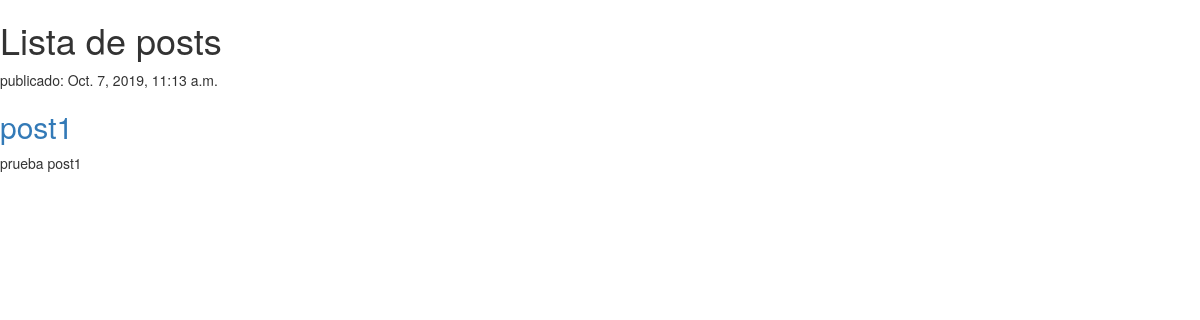
Before: / with the older database file.
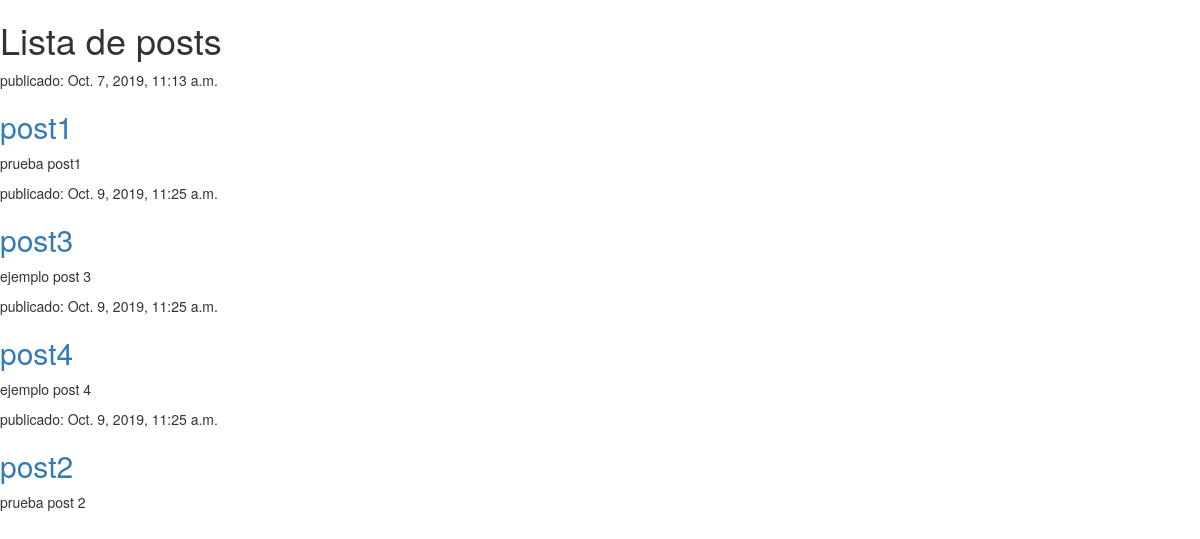
After: the same page with the newer database file.
### blog/models.py (models this page shows)
class Post(models.Model):
    author = models.ForeignKey('auth.User', on_delete=models.CASCADE)
    title = models.CharField(max_length=200)
    text = models.TextField()
    created_date = models.DateTimeField(
        default=timezone.now)
    published_date = models.DateTimeField(
        blank=True, null=True)

### blog/views.py (the view)
# urls.py: path('', views.post_list, name='post_list'),
def post_list(request):
    posts = Post.objects.filter(published_date__lte=timezone.now()).order_by('published_date')
    return render(request, 'blog/post_list.html', {'posts': posts})

### blog/templates/blog/post_list.html (shortened to what this page needs)
{% load staticfiles %}
<html>
    <head>
        <link rel="stylesheet" href="//maxcdn.bootstrapcdn.com/bootstrap/3.2.0/css/bootstrap.min.css">
        <link rel="stylesheet" href="//maxcdn.bootstrapcdn.com/bootstrap/3.2.0/css/bootstrap-theme.min.css">
        <link rel="stylesheet" href="{% static 'css/blog.css' %}">
    </head>
    <body>
        <h1>Lista de posts</h1>
        {% for post in posts %}
            <div>
                <p> publicado: {{ post.published_date }}</p>
                <h2><a href="">{{ post.title }}</a></h2>
                <p>{{ post.text|linebreaksbr }}</p>
            </div>
        {% endfor %}
    </body>
</html>

Changed rows visible on the page:
now on this page (row edited): Post: published_date "Oct. 9, 2019, 11:25 a.m.", title "post3", text "ejemplo post 3"
now on this page (row edited): Post: published_date "Oct. 9, 2019, 11:25 a.m.", title "post4", text "ejemplo post 4"
now on this page (row edited): Post: published_date "Oct. 9, 2019, 11:25 a.m.", title "post2", text "prueba post 2"
